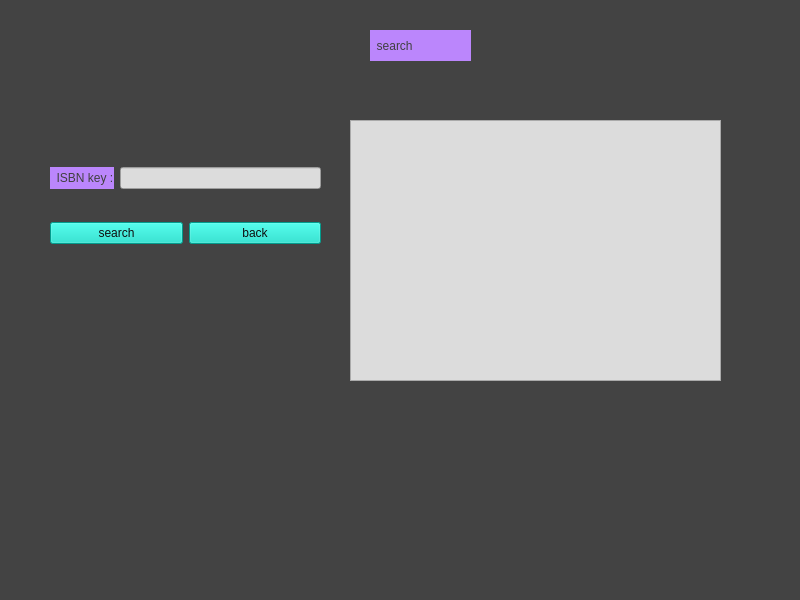
<?xml version="1.0" encoding="UTF-8"?>
<ui version="4.0">
 <class>search</class>
 <widget class="QMainWindow" name="search">
  <property name="geometry">
   <rect>
    <x>0</x>
    <y>0</y>
    <width>800</width>
    <height>600</height>
   </rect>
  </property>
  <property name="windowTitle">
   <string>MainWindow</string>
  </property>
  <property name="styleSheet">
   <string notr="true">background-color: rgb(67, 67, 67);
</string>
  </property>
  <widget class="QWidget" name="centralwidget">
   <widget class="QLabel" name="label">
    <property name="geometry">
     <rect>
      <x>370</x>
      <y>30</y>
      <width>101</width>
      <height>31</height>
     </rect>
    </property>
    <property name="styleSheet">
     <string notr="true">color: rgb(64, 64, 64);
font: 75 14pt &quot;Arial&quot;;
background-color: rgb(187, 134, 252);</string>
    </property>
    <property name="text">
     <string>  search</string>
    </property>
   </widget>
   <widget class="QPlainTextEdit" name="plainTextEdit">
    <property name="geometry">
     <rect>
      <x>350</x>
      <y>120</y>
      <width>371</width>
      <height>261</height>
     </rect>
    </property>
    <property name="styleSheet">
     <string notr="true">background-color: rgb(220, 220, 220);
color: rgb(0, 0, 0);</string>
    </property>
    <property name="readOnly">
     <bool>true</bool>
    </property>
   </widget>
   <widget class="QWidget" name="">
    <property name="geometry">
     <rect>
      <x>50</x>
      <y>140</y>
      <width>271</width>
      <height>131</height>
     </rect>
    </property>
    <layout class="QVBoxLayout" name="verticalLayout">
     <item>
      <layout class="QHBoxLayout" name="horizontalLayout">
       <item>
        <widget class="QLabel" name="label_2">
         <property name="styleSheet">
          <string notr="true">color: rgb(64, 64, 64);
font: 75 14pt &quot;Arial&quot;;
background-color: rgb(187, 134, 252);</string>
         </property>
         <property name="text">
          <string>  ISBN key :</string>
         </property>
        </widget>
       </item>
       <item>
        <widget class="QLineEdit" name="lineEdit">
         <property name="styleSheet">
          <string notr="true">background-color: rgb(220, 220, 220);
color: rgb(0, 0, 0);</string>
         </property>
        </widget>
       </item>
      </layout>
     </item>
     <item>
      <layout class="QHBoxLayout" name="horizontalLayout_2">
       <item>
        <widget class="QPushButton" name="pushButton_search">
         <property name="styleSheet">
          <string notr="true">background-color: rgb(3, 218, 197);
color: rgb(15, 15, 15);</string>
         </property>
         <property name="text">
          <string>search</string>
         </property>
        </widget>
       </item>
       <item>
        <widget class="QPushButton" name="pushButton_back">
         <property name="styleSheet">
          <string notr="true">background-color: rgb(3, 218, 197);
color: rgb(15, 15, 15);</string>
         </property>
         <property name="text">
          <string>back</string>
         </property>
        </widget>
       </item>
      </layout>
     </item>
    </layout>
   </widget>
  </widget>
  <widget class="QMenuBar" name="menubar">
   <property name="geometry">
    <rect>
     <x>0</x>
     <y>0</y>
     <width>800</width>
     <height>25</height>
    </rect>
   </property>
  </widget>
  <widget class="QStatusBar" name="statusbar"/>
 </widget>
 <resources/>
 <connections/>
</ui>
